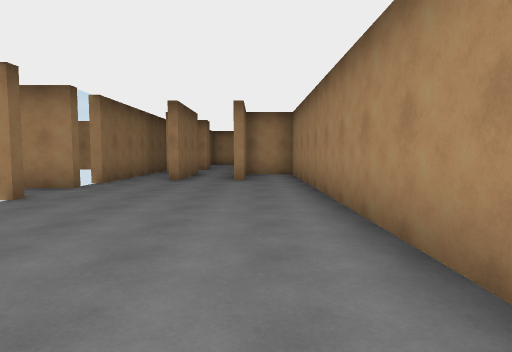
[1] (above)

14 first-person views from a walk through a 3-D level made in the Unity game engine. The camera is 1.4 m above the floor, tilts 4° down and sees 75° across. The floor is counted in squares, 2 m on a side. Each view is taken from the middle of a square. On the plan, view 1 faces up. The plan holds only what a view shows up to about 10 squares ahead; the rest is blank. The place goes on beyond the plan. The player is left out.

[2]
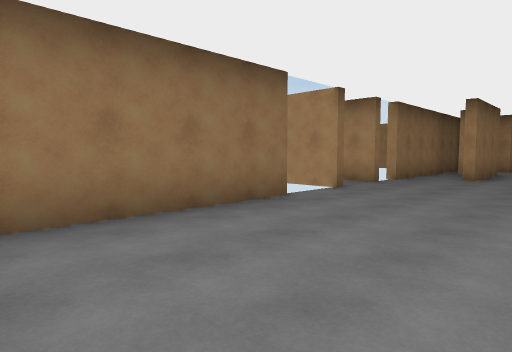

[3]
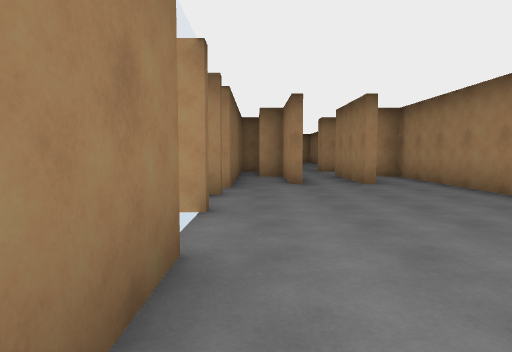

[4]
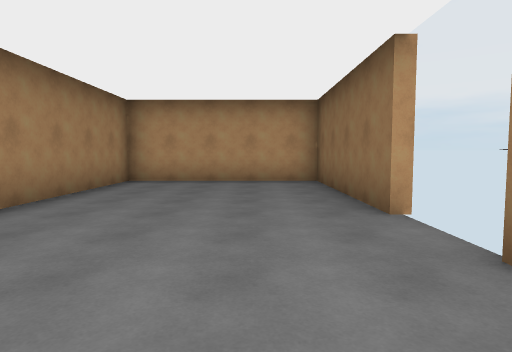

[5]
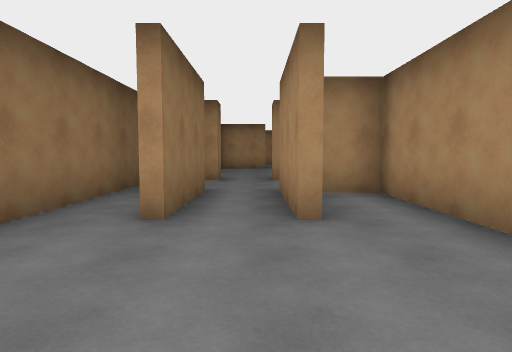

[6]
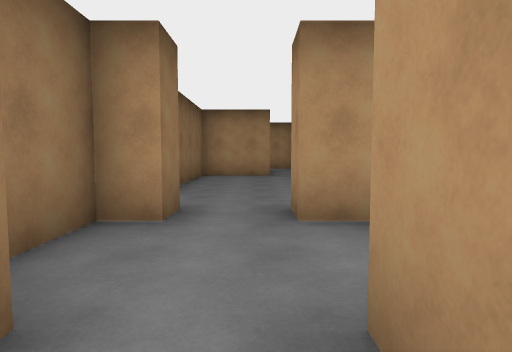

[7]
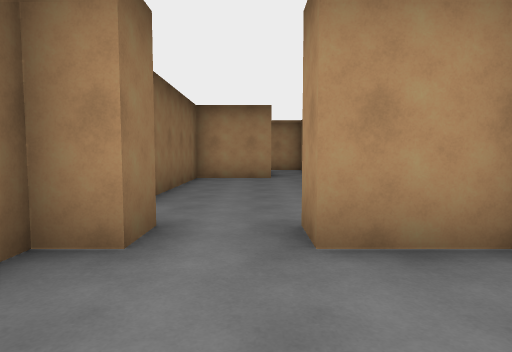

[8]
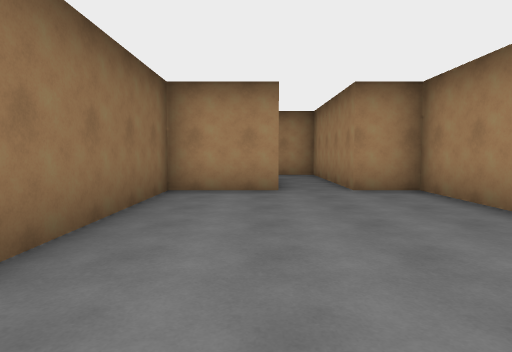

[9]
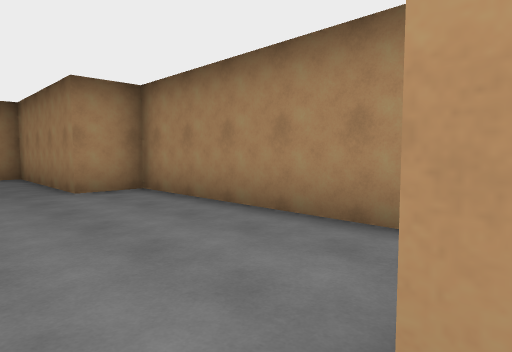

[10]
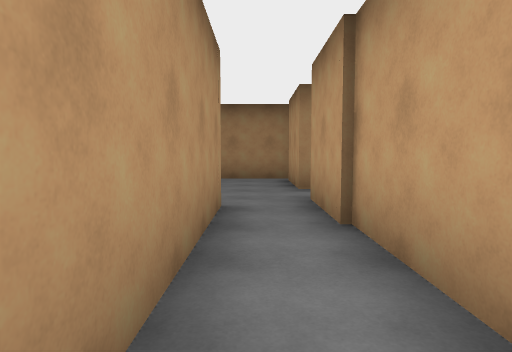

[11]
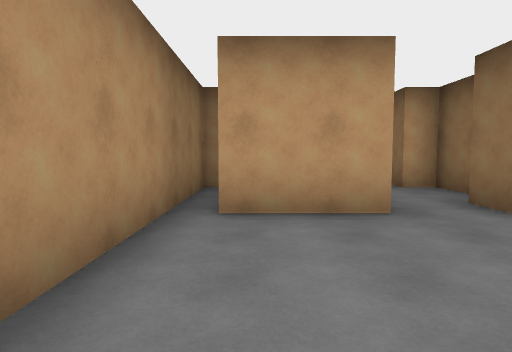

[12]
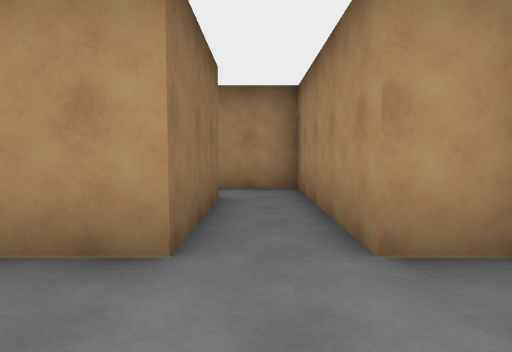

[13]
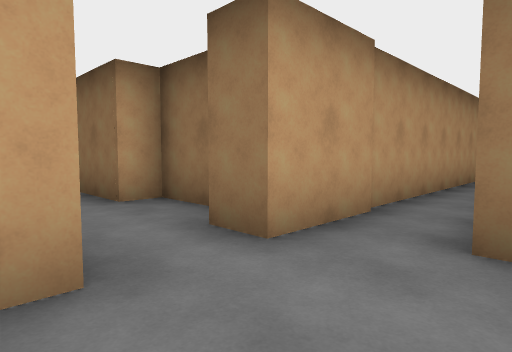

[14]
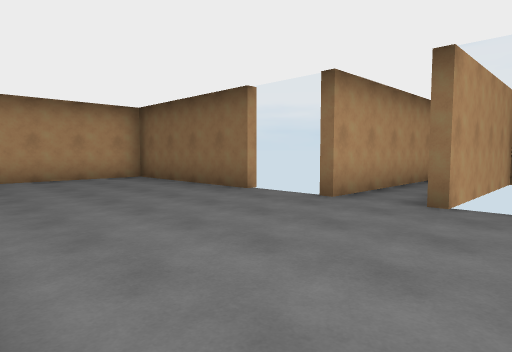

### Floor plan
Points are (right, up) in squares from view 1. A wall is a line through its corners. A room is listed if a view was taken in it or the views show most of it. See-through windows are left out.
Room 1 (views 1, 2, 3, 4, 5, 6, 7, 14)
walls: (-3.5, 3.2) (-3.5, -1.3) (1.2, -1.3) (1.2, 10.8) (0.1, 10.8); (-3.5, 6.5) (-4.6, 6.5); (-0.6, 8.4) (-0.6, 11.4); (-2.2, 8.4) (-2.2, 10.8) (-2.9, 10.8); (-0.3, 9.6) (-0.3, 8.6); (-8, 5.1) (-3.5, 5.1); (-2, 11.3) (-2, 8.4); (-3.5, 12.2) (-3.5, 7.5)
ways out: opening at (-1, 11) to room 2; gap at (-4, 3)
Room 2 (views 8, 9)
walls: (-2, 14.2) (-2, 13.4) (-2.6, 13.4) (-2.6, 11.3) (-2, 11.3); (0.9, 13.4) (-0.6, 13.4) (-0.6, 14.2); (2.1, 11.2) (2.1, 13.9)
ways out: opening at (-1, 11) to room 1; opening at (-1, 14) to room 3
Room 3 (views 10, 11, 12, 13)
walls: (-0.6, 14.2) (1.5, 14.2); (2.1, 13.9) (2.1, 20.2) (0.8, 20.2) (0.8, 23.4); (-0.6, 23.2) (-0.6, 20.2) (-2.6, 20.2) (-2.6, 15.5) (-6.5, 15.5); (-9.5, 14.2) (-2, 14.2)
ways out: opening at (-1, 14) to room 2; opening at (0, 23)

Where each view was taken, in squares from view 1:
view 1: 0 up, 0 right, facing up
view 2: 1 down, 0 right, facing up-left
view 3: 1 up, 3 left, facing up
view 4: 7 up, 2 left, facing down
view 5: 5 up, 1 left, facing up
view 6: 10 up, 1 left, facing up
view 7: 11 up, 1 left, facing up
view 8: 14 up, 1 left, facing up
view 9: 14 up, 1 left, facing up-right
view 10: 15 up, 7 left, facing right
view 11: 18 up, 1 right, facing down
view 12: 18 up, 0 right, facing up
view 13: 16 up, 0 right, facing down-left
view 14: 8 up, 1 right, facing down-left
